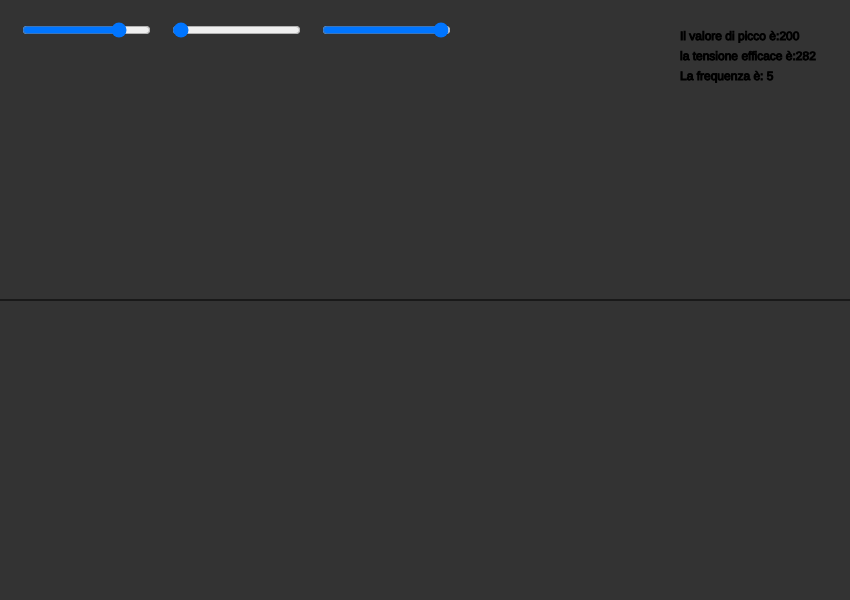
Frame 1 (no input)
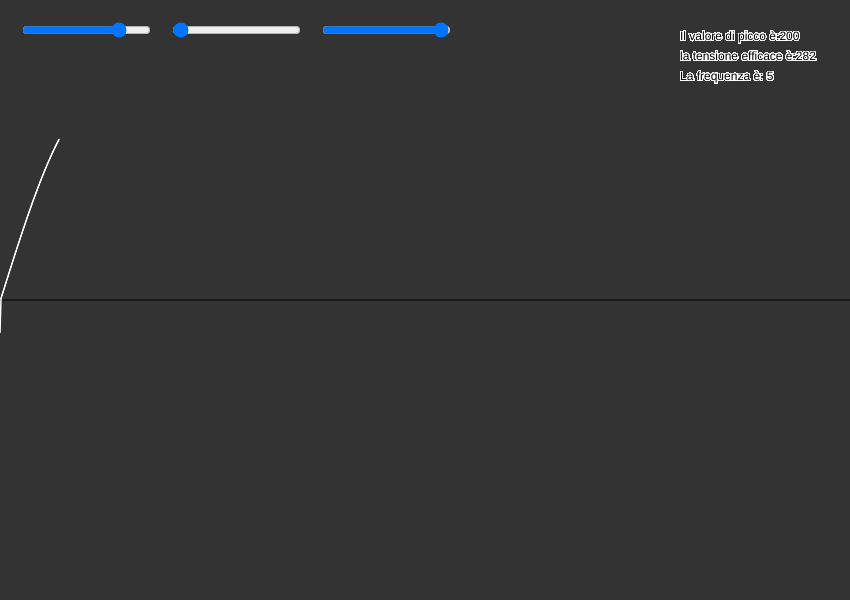
Frame 60 (no input)
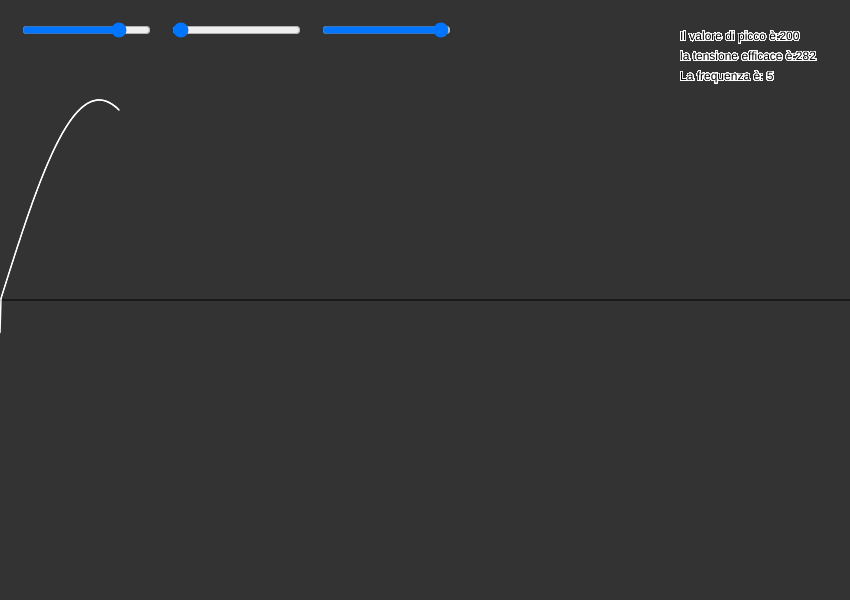
Frame 120 (the mouse pressed at the canvas centre since frame 60)

The p5.js sketch that drew these frames (run headless with seeded random() and noise() and a simulated clock; from frame 60 on, the mouse is pressed at the canvas centre):

// p5.js sketch
// ── sketch.js

var lar=850;
var al=600;
var x = 0;
var vp = 20;
var y = al / 2;
var Slider;
var omega ;
var back = 51;
var Vslider , y0 , FSlider,Sfase,fase;
var frequenza = 100;
var time=1;
var time_div=lar/10;

function setup() {
	
createCanvas(lar,al);
	
	background(back);
	line(0,al/2,lar,al/2);
	 Slider = createSlider(0, 255, 200); //tensione
  			Slider.position(20, 20);
	 Slider2 = createSlider(0,500,5);  //frequenza
		Slider2.position(170,20);
	 Slider3 = createSlider(0,400,394);  //fase
		Slider3.position(320,20);

} 

function draw() {
	
	


onda();	

}
function onda()
{
	stroke(255);
strokeWeight(1.5);
FSlider=Slider2.value();
Sfase=Slider3.value();
omega=(frequenza*6.28)*time;
	var tempo=(6.28/omega)
	Vslider = Slider.value();
	if ((x) == lar||Vslider != vp ||FSlider!=frequenza||fase!=Sfase) //resetto quando arriva alla fine o 
					//quando cambio la tesione o frequeza
		{
			x = 0;
			background(back);
			stroke(0);
			strokeWeight(1);
			line(0,al/2,lar,al/2);
		}
	fase=Sfase;
	vp=Vslider;
	frequenza=FSlider;
	y=(vp * (sin(omega*(x+fase))) +al / 2 ) ;
	//point (x,y);
	line (x,y,x - 1, y0)
	x=x+ 1;

	y0 = y; //fine disegno sinusoide
	text("Il valore di picco è:" + vp,lar-170,40);	
	text("la tensione efficace è:"+(vp*1.41),lar-170,60)
	text("La frequenza è: "+frequenza,lar-170,80)
	
}
